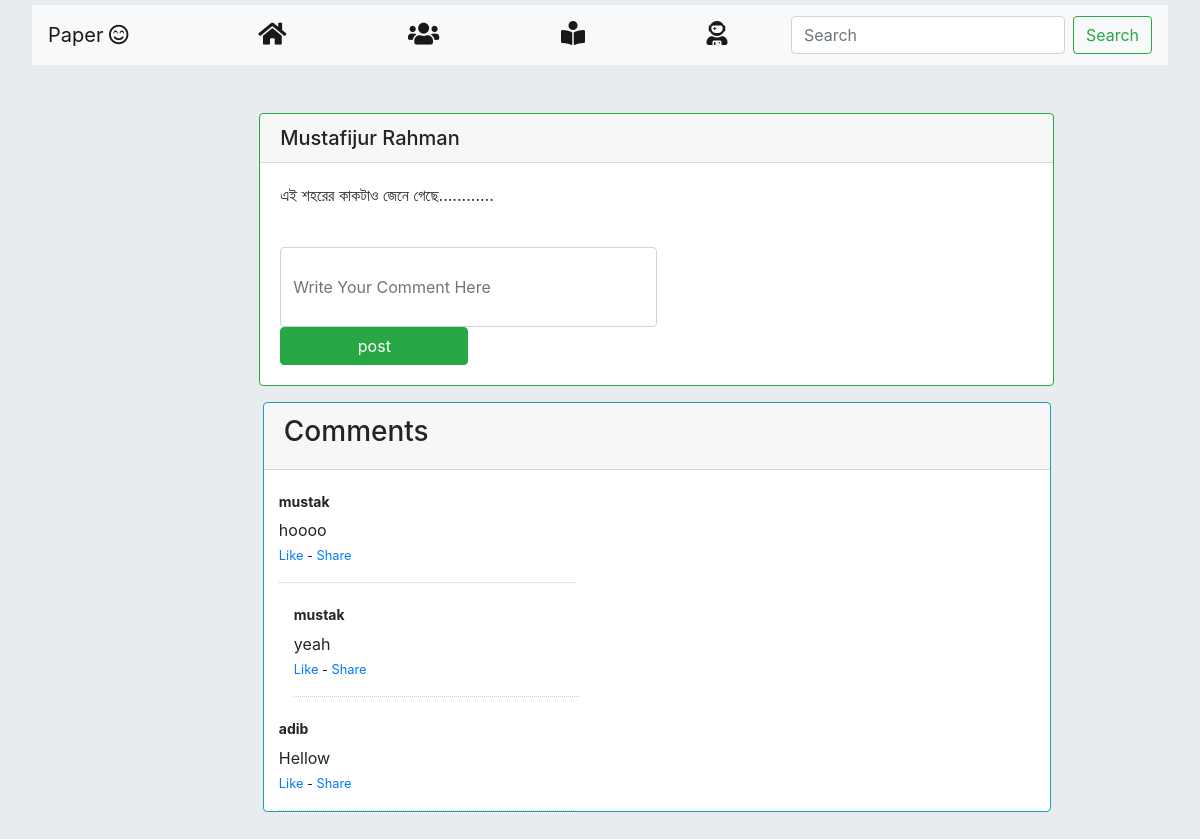
/home/posts/blaa/11/ (signed in), run on the app's committed database.
### first_app/models.py (models this page shows, shortened)
class Post(models.Model):
    post = models.CharField(max_length=500)
    user = models.ForeignKey(User,on_delete=models.CASCADE)
    created = models.DateTimeField(auto_now_add=True)
    updated = models.DateTimeField(auto_now=True)

class Comment(models.Model):
    post = models.ForeignKey(Post, on_delete=models.CASCADE, related_name='comments')
    author = models.CharField(max_length=200)
    text = models.TextField()
    created_date = models.DateTimeField(auto_now_add=True)
    approved_comment = models.BooleanField(default=False)

### first_app/views.py (the view)
# urls.py: url(r'^posts/(?P<post>.+)/(?P<pk>\d+)/$', views.posts, name='posts'),
@login_required
def posts(request,post, pk):
    post=Post.objects.get(pk=pk)
    if request.method == "POST":
        form = CommentForm(request.POST)
        if form.is_valid():
            comment = form.save(commit=False)
            comment.post = post
            comment.save()
            return redirect('first_app:feed')
    else:
        form = CommentForm()
    return render(request,'first_app/posts.html',{'form': form,'post':post})

### first_app/forms.py
class CommentForm(forms.ModelForm):
    class Meta:
        model = Comment
        fields = ('author', 'text',)

### templates/first_app/posts.html (shortened to what this page needs)
<!DOCTYPE html>
<html lang="en" dir="ltr">
    <head>
        <link rel="stylesheet" href="https://stackpath.bootstrapcdn.com/bootstrap/4.2.1/css/bootstrap.min.css">
        <link rel='stylesheet' href='https://use.fontawesome.com/releases/v5.5.0/css/all.css'>
    </head>
    <body class="jumbotron" style="padding-top:5px;">
        <nav class="navbar navbar-expand-lg navbar-light bg-light">
          <a class="navbar-brand" href="#">Paper <i style='font-size:20px' class='far'>&#xf5b8;</i></a>
          <div class="collapse navbar-collapse" id="navbarSupportedContent">
            <ul class="navbar-nav mr-auto">
                <li class="nav-item active" style="margin-left:50%;">
                <a class="nav-link" href="{% url 'link:home' %}"><i style='font-size:25px' class="fas">&#xf015;</i></a>
              </li>
              <li class="nav-item active" style="margin-left:50%;">
                <a class="nav-link" href="{% url 'link:first_app' %}"><i style='font-size:25px' class="fas">&#xf0c0;</i></a>
              </li>
              <li class="nav-item active" style="margin-left:50%;">
                <a class="nav-link" href="{% url 'link:feed' %}"><i style='font-size:24px' class='fas'>&#xf5da;</i></a>
              </li>
              <li class="nav-item active" style="margin-left:50%;">
                  <a class="nav-link" href="{% url 'link:profile' %}"><i style='font-size:24px' class='fas'>&#xf4fb;</i></a>
              </li>
              <li class="nav-item active" style="margin-left:50%;">
                  <a class="nav-link" href="#"><i style='font-size:24px' class='fas'>&#xf086;</i></a>
              </li>
            </ul>
            <form class="form-inline my-2 my-lg-0">
              <input class="form-control mr-sm-2" type="search" placeholder="Search" aria-label="Search">
              <button class="btn btn-outline-success my-2 my-sm-0" type="submit">Search</button>
            </form>
          </div>
        </nav>
<div class="card border-success mb-3" style="margin-left:20%;margin-right:10%">
  <h5 class="card-header">
    {{post.user.first_name}} {{post.user.last_name}}</h5>
        <div class="card-body">
            <p class="card-text">{{ post.post }}</p></br>
            <form method="POST" class="post-form" style="#"> {% csrf_token %}
                <input type="text" class="form-control" name=text placeholder="Write Your Comment Here" style="height:80px;width:50%" >
                <button type="submit" class="btn btn-success" style="width:25%">post</button>
            </form>
        </div>
</div>
<div class="row" style="margin-left:19%;margin-right:9%">
    <div class="col-sm">
    <div class="card border-info mb-3" >
      <div class="card-header">
        <h3>Comments</h3>
      </div>
          <div class="container">
                      <div class="row">
                          {% for comment in post.comments.all %}
                          <div class="col-md-5">
                             <div class="comments-list">
                                 <div class="media">
                                      <div class="media-body">
                                        <h4 class="media-heading user_name">{{comment.author}}</h4>
                                        {{comment.text}}
                                        <p><small><a href="">Like</a> - <a href="">Share</a></small></p>
                                      </div>
                                    </div>
</div>
</div>
</div>
            {% empty %}
            <p>No comments here yet :(</p>
      </div>
    </div>
<div>
{% endfor %}
</div>
</body>
</html>

### templates/first_app/posts.html (style rules this page uses)
.user_name { font-size:14px; font-weight: bold; }
.comments-list .media { border-bottom: 1px dotted #ccc; }

### data on the page
Post: user.first_name "Mustafijur", user.last_name "Rahman", post "এই শহরের কাকটাও জেনে গেছে............"
Comment: author "mustak", text "hoooo"
Comment: author "mustak", text "yeah"
Comment: author "adib", text "Hellow"
